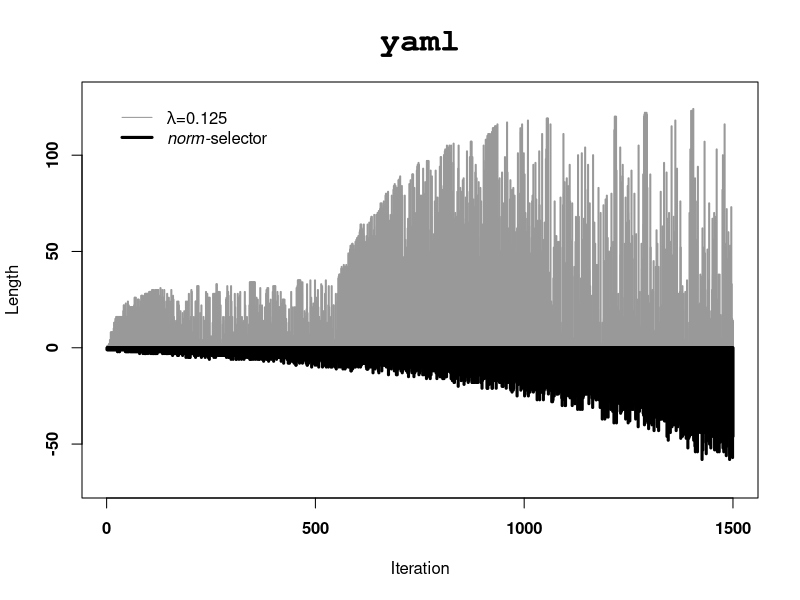

This figure's R source:

# run it with: R -f length_cmp.r
setwd(sprintf("%s/r-samples/asiajcis19", Sys.getenv("HOME")))

pdf("./plot/length_cmp.pdf", width=5.5, height=5.5, fonts=c("sans", "mono"), onefile=TRUE)

data2<-read.csv("./dat/len_cmp_norm.csv")
data<-read.csv("./dat/len_cmp_lambda.csv")
with(data,plot(seed,len,xlim=c(1,1500),xlab="Iteration",ylab="Length",ylim=c(-70,130),type="h",lty=1,lwd=2,col=rgb(0.6,0.6,0.6),font=2))
lines(data2, type = "h",pch=20, col = "black",lty=1,lwd=3)
legend(1,130, legend=c(expression(paste(lambda, "=0.125")), expression(paste(italic("norm"), "-selector"))),
       col=c(rgb(0.6,0.6,0.6),"black"), lty=c(1,1), lwd=c(1,3), cex=c(1.0),bty="n")
par(family="mono")
title("yaml", outer=FALSE, cex.main=2);
dev.off()
